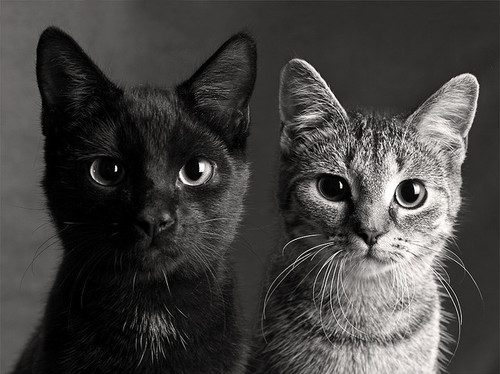
#> input picture cats.jpg, 500 x 374 px
$ python thresholding.py
#> lines starting #> are read from the running program, lines starting #| are printed output that depends on the picture
# -*- coding: utf-8 -*-
"""
Created on Mon Mar 21 08:13:13 2022

@author: Anil Pudasaini 076MSICE003
"""

import numpy as np
from PIL import Image
import matplotlib.pyplot as plt


#creating a function to negate the image

def threshold (image):
    #user input
    global threshold_value
    threshold_value = int (input ("Enter the value of threshold  "))
    while threshold_value not in range(256):
        print('Value should be in range 0 to 255. TRY AGAIN!!')
        threshold_value = int (input ("Enter the value of threshold  "))

    image = image.resize((400,400), Image.LANCZOS)
    #converting to numpy array
    numpy_image = np.array(image)

    r = numpy_image.shape[0]
    c = numpy_image.shape[1]

    #defining new array for manipulated image
    temp = np.zeros(shape=(r,c))

    for i in range(r):
        for j in range(c):
            if(numpy_image[i][j]>=threshold_value):
                temp[i][j] = numpy_image[i][j]
            else:
                temp[i][j] = 0


    after_threshold_image = Image.fromarray(temp)

    return after_threshold_image


# reading image and converting to gray scale
loaded_img = Image.open('cats.jpg').convert('L')
image = loaded_img.resize((400,400), Image.LANCZOS)
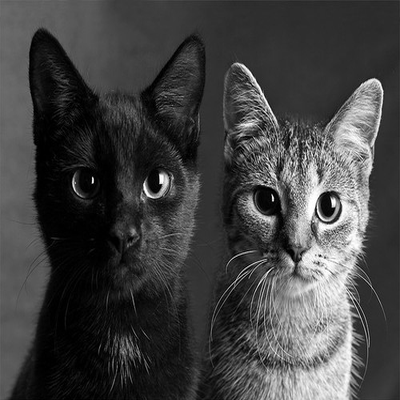
#> image: PIL image 400x400 L; min 0, max 255, mean 66.1
#> (the run stopped early here; a loop or call above may not have finished)

$ run again, with einstein.jpg copied over cats.jpg
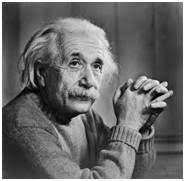
#> input picture einstein.jpg, 185 x 181 px
#> `image = loaded_img.resize((400,400), Image.LANCZOS)`:
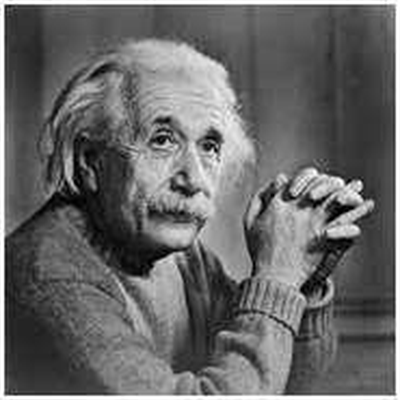
#> image: PIL image 400x400 L; min 0, max 255, mean 104.4

$ run again, with girl.jpg copied over cats.jpg
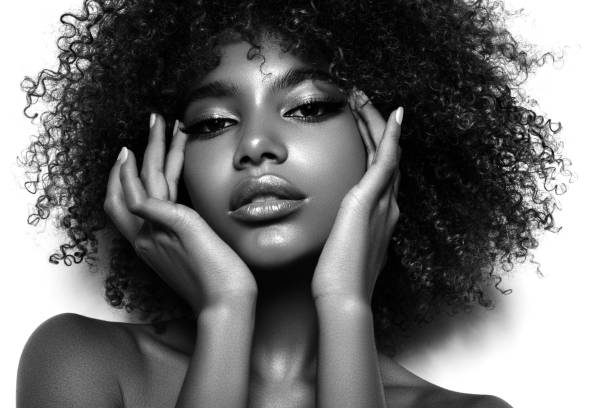
#> input picture girl.jpg, 612 x 408 px
#> loaded_img is the input picture: PIL image 612x408 L; min 0, max 255, mean 115.1
#> `image = loaded_img.resize((400,400), Image.LANCZOS)`:
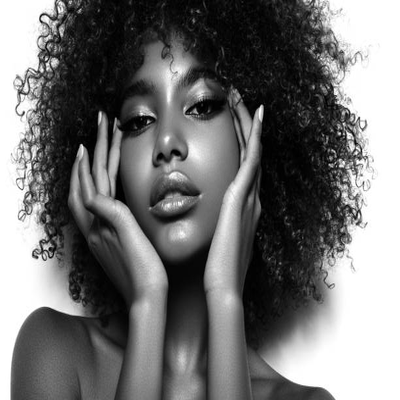
#> image: PIL image 400x400 L; min 0, max 255, mean 115.1

$ run again, with lion.jpg copied over cats.jpg
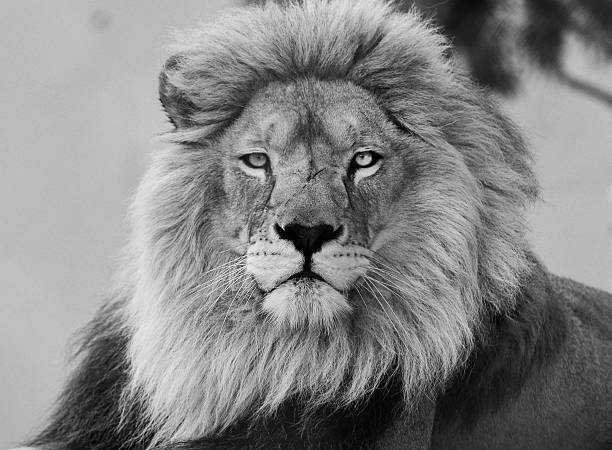
#> input picture lion.jpg, 612 x 450 px
#> loaded_img is the input picture: PIL image 612x450 L; min 0, max 255, mean 133.1
#> `image = loaded_img.resize((400,400), Image.LANCZOS)`:
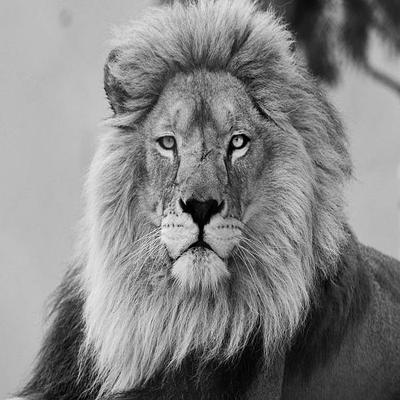
#> image: PIL image 400x400 L; min 0, max 246, mean 133.1
